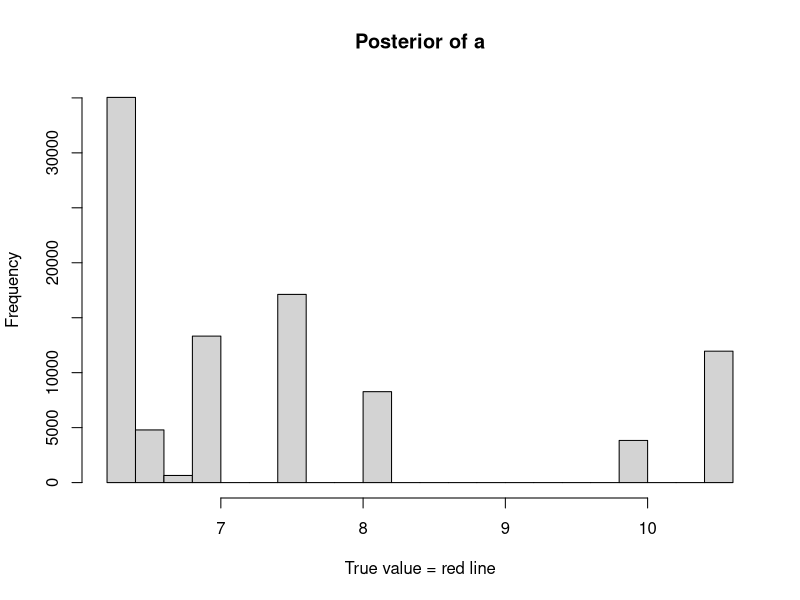
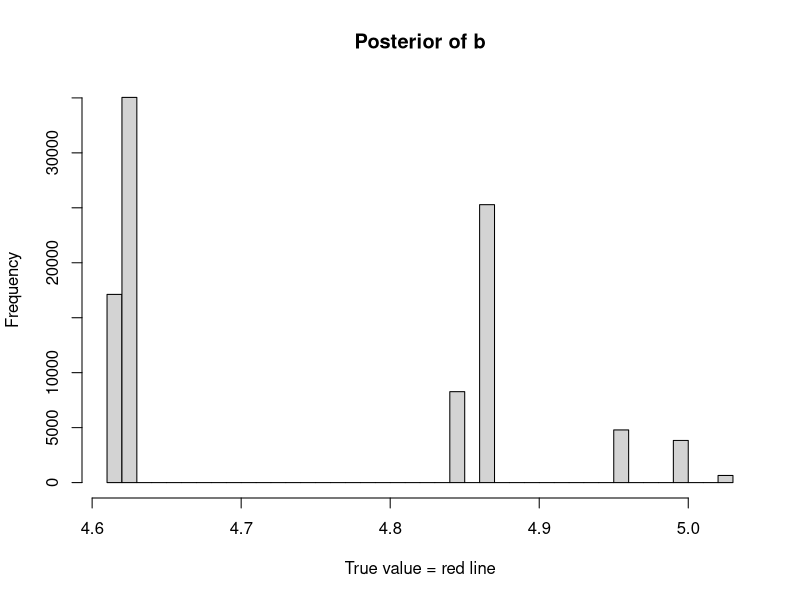

Generate these figures, in order, with R:
rm(list=ls())
### suppose we have data TrueD and suppose we have a normal dist with mean 0, sd = 1
n=10
true.mu <- 10
true.sig <- 5
TrueD <- rnorm(n, mean=true.mu, sd = true.sig)
### we will try approximate ABC MCMC the param of interest are mu and sig^2 suppose prior for mu is normal, prior for sig is uniform
prior <- function(param){
  mu = param[1]
  sig = param[2]
  prior.mu = dnorm(mu, sd=5, log=T)
  prior.sig = dunif(sig, min=0, max=30, log=T)
  return(prior.mu+prior.sig)
}

sumstat <- function(S){
  return(c(mean(S),sd(S)))
}

### we also need proposal function to run abc MCMC
proposalfunction <- function(param){
  return(rnorm(2, mean=param, sd=c((param[1]/2),(param[2]/30))))
}

### to start abc MCMC we need starting value for mu and sigma we run 50000
run_abc_MCMC <- function(startvalue, iterations, TrueD, error=0.05){
  S0 <- sumstat(TrueD)
  chain = array(dim=c(iterations+1,2))
  chain[1,]=startvalue
  for(i in 1:iterations){
    proposal <- proposalfunction(chain[i,])
    ### we generate data using the proposal
    simD <- rnorm(n, mean = proposal[1], sd=proposal[2])
    S1 <- sumstat(simD)
    if(dist(rbind(S0,S1))<error){
      #print(dist(rbind(S0,S1)))
      priorratio <- exp(prior(proposal)-prior(chain[i,]))
      h=min(1,priorratio)
      if(runif(1)<h){
        chain[i+1,]=proposal
        S0 <- S1
        print(c(i,proposal))
      }else{
        chain[i+1,]=chain[i,]
      }
      
    }else{
      chain[i+1,]=chain[i,]
    }
  }
  return(chain)
}
startvalue <- c(10,5)

chain = run_abc_MCMC(startvalue = startvalue, iterations = 100000, TrueD=TrueD, error=0.05)
burnIn=5000
acceptance = 1-mean(duplicated(chain[-(1:burnIn),]))
hist(chain[-(1:burnIn),1],nclass=30, main="Posterior of a", xlab="True value = red line")
hist(chain[-(1:burnIn),2],nclass=30, main="Posterior of b", xlab="True value = red line")
